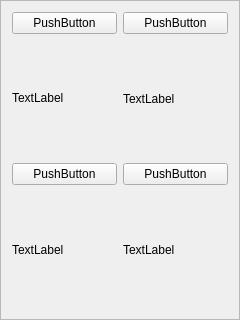
<?xml version="1.0" encoding="UTF-8"?>
<ui version="4.0">
 <class>Frame</class>
 <widget class="QFrame" name="Frame">
  <property name="geometry">
   <rect>
    <x>0</x>
    <y>0</y>
    <width>240</width>
    <height>320</height>
   </rect>
  </property>
  <property name="windowTitle">
   <string>Frame</string>
  </property>
  <property name="frameShape">
   <enum>QFrame::StyledPanel</enum>
  </property>
  <property name="frameShadow">
   <enum>QFrame::Raised</enum>
  </property>
  <layout class="QGridLayout" name="gridLayout_2">
   <item row="0" column="0">
    <layout class="QVBoxLayout" name="verticalLayout_2">
     <item>
      <widget class="QPushButton" name="pushButton">
       <property name="text">
        <string>PushButton</string>
       </property>
      </widget>
     </item>
     <item alignment="Qt::AlignHCenter|Qt::AlignVCenter">
      <widget class="QLabel" name="label">
       <property name="minimumSize">
        <size>
         <width>105</width>
         <height>112</height>
        </size>
       </property>
       <property name="text">
        <string>TextLabel</string>
       </property>
      </widget>
     </item>
    </layout>
   </item>
   <item row="0" column="1">
    <layout class="QVBoxLayout" name="verticalLayout_3">
     <item>
      <widget class="QPushButton" name="pushButton_2">
       <property name="text">
        <string>PushButton</string>
       </property>
      </widget>
     </item>
     <item>
      <widget class="QLabel" name="label_2">
       <property name="text">
        <string>TextLabel</string>
       </property>
      </widget>
     </item>
    </layout>
   </item>
   <item row="1" column="0">
    <layout class="QVBoxLayout" name="verticalLayout_4">
     <item>
      <widget class="QPushButton" name="pushButton_3">
       <property name="text">
        <string>PushButton</string>
       </property>
      </widget>
     </item>
     <item>
      <widget class="QLabel" name="label_3">
       <property name="text">
        <string>TextLabel</string>
       </property>
      </widget>
     </item>
    </layout>
   </item>
   <item row="1" column="1">
    <layout class="QVBoxLayout" name="verticalLayout_5">
     <item>
      <widget class="QPushButton" name="pushButton_4">
       <property name="text">
        <string>PushButton</string>
       </property>
      </widget>
     </item>
     <item>
      <widget class="QLabel" name="label_4">
       <property name="text">
        <string>TextLabel</string>
       </property>
      </widget>
     </item>
    </layout>
   </item>
  </layout>
 </widget>
 <resources/>
 <connections/>
</ui>
